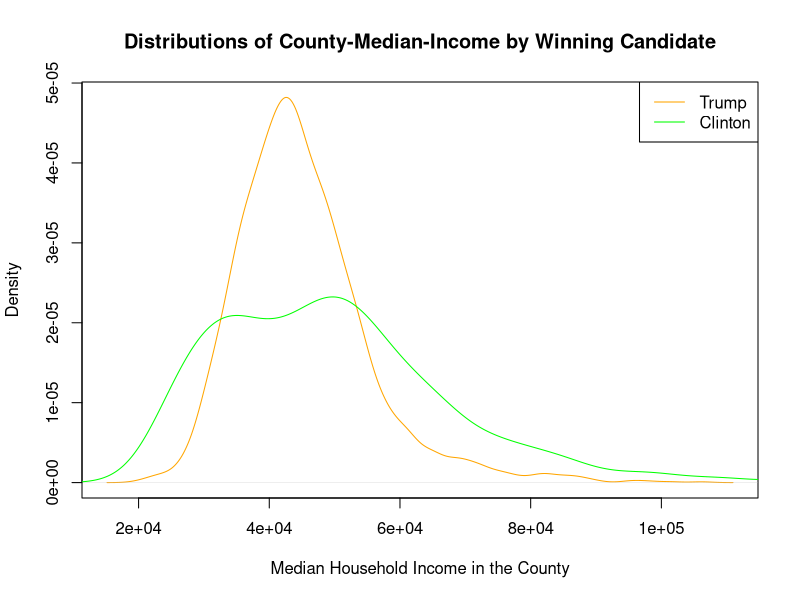

Generate this figure with R: (Note: a time limit stopped this script after it produced the figure.)
## ---- chunk 1
knitr::opts_chunk$set(echo = TRUE, cache=TRUE)
## ---- chunk 2
setwd('/Users/yuki/Desktop/STAT 341/Assignments/A4')
votes <- read.csv("votes.csv")
## ---- chunk 3
votes$winner <- ifelse(votes$votes_gop_2016 > votes$votes_dem_2016, 
                       "Trump", "Clinton")
mean(votes$winner == "Trump")
## ---- chunk 4
Tmi <- votes$INC110213[votes$winner == "Trump"]
Cmi <- votes$INC110213[votes$winner == "Clinton"]
                       
plot(density (Tmi), col = "orange", 
     xlab = "Median Household Income in the County", 
     main = "Distributions of County-Median-Income by Winning Candidate")
lines(density (Cmi), col = "green")
legend("topright", legend = c("Trump", "Clinton"), lty=1, col = c("orange", "green"))
## ---- chunk 5
mad <- function(y){
  return( median(abs(y - median(y))) )
}

bskew <- function(y){
  Q1 <- quantile(y, 0.25)
  Q2 <- quantile(y, 0.50)
  Q3 <- quantile(y, 0.75)
  return( as.numeric((Q3 - 2*Q2 + Q1)/(Q3 - Q1)))
}

median(Tmi)
median(Cmi)

mad(Tmi)
mad(Cmi)

bskew(Tmi)
bskew(Cmi)
## ---- chunk 6
D1 <- function(pop){
  abs(median(pop[[1]]$INC110213)-median(pop[[2]]$INC110213))
}
## ---- chunk 7
pop <- list( pop1 = votes[votes$winner == "Trump", ], 
             pop2 = votes[votes$winner == "Clinton", ] )
D1(pop)
## ---- chunk 8
mixRandomly <- function(pop) {
    pop1 <- pop$pop1
    n_pop1 <- nrow(pop1)

    pop2 <- pop$pop2
    n_pop2 <- nrow(pop2)

    mix <- rbind(pop1, pop2)
    select4pop1 <- sample(1:(n_pop1 + n_pop2), n_pop1, replace = FALSE)

    new_pop1 <- mix[select4pop1, ]
    new_pop2 <- mix[-select4pop1, ]
    list(pop1 = new_pop1, pop2 = new_pop2)
}

set.seed(341)
diffincomes <- sapply(1:10000, FUN = function(...) {
    D1(mixRandomly(pop))
})

hist(diffincomes, breaks = 20, main = "Randomly Mixed Populations", 
     xlim = c(0, 5000), xlab = "Discrepancy D1", col = "lightgrey")
abline(v = D1(pop), col = "red", lwd = 2)
## ---- chunk 9
mean(diffincomes >= D1(pop))
## ---- chunk 10
D2 <- function(pop){
  abs(mad(pop[[1]]$INC110213)/mad(pop[[2]]$INC11021)-1)
}
## ---- chunk 11
D2(pop)
## ---- chunk 12
set.seed(341)
getd2 <- sapply(1:10000, FUN = function(...) {
    D2(mixRandomly(pop))
})

hist(getd2, breaks = 20, main = "Randomly Mixed Populations", 
     xlim = c(0, 0.6), xlab = "Discrepancy D2", col = "lightgrey")
abline(v = D2(pop), col = "red", lwd = 2)
## ---- chunk 13
mean(getd2 >= D2(pop))
## ---- chunk 14
D3 <- function(pop){
  abs(bskew(pop[[1]]$INC110213)-bskew(pop[[2]]$INC110213))
}
## ---- chunk 15
D3(pop)
## ---- chunk 16
set.seed(341)
getd3 <- sapply(1:10000, FUN = function(...) {
    D3(mixRandomly(pop))
})

hist(getd3, breaks = 20, main = "Randomly Mixed Populations", 
     xlim = c(0, 0.3), xlab = "Discrepancy D3", col = "lightgrey")
abline(v = D3(pop), col = "red", lwd = 2)
## ---- chunk 17
mean(getd3 >= D3(pop))
## ---- chunk 18
calculatePVmulti <- function(pop, discrepancies, M_outer, M_inner) {

    ## Local function to calculate the p-values over the discrepancies and
    ## return their minimum

    getPVmin <- function(basePop, discrepancies, M) {
        observedVals <- sapply(discrepancies, FUN = function(discrepancy) {
            discrepancy(basePop)
        })

        K <- length(discrepancies)

        total <- Reduce(function(counts, i) {
            # mixRandomly mixes the two populations randomly, so the new
            # sub-populations are indistinguishable
            NewPop <- mixRandomly(basePop)

            ## calculate the discrepancy and counts
            Map(function(k) {
                Dk <- discrepancies[[k]](NewPop)
                if (Dk >= observedVals[k])
                  counts[k] <<- counts[k] + 1
            }, 1:K)
            counts
        }, 1:M, init = numeric(length = K))

        PVs <- total/M
        min(PVs)
    }

    PVmin <- getPVmin(pop, discrepancies, M_inner)

    total <- Reduce(function(count, m) {
        basePop <- mixRandomly(pop)
        if (getPVmin(basePop, discrepancies, M_inner) <= PVmin)
            count + 1 else count
    }, 1:M_outer, init = 0)

    PVstar <- total/M_outer
    return(PVstar)
}
## ---- chunk 19
discrepancies <- list(D1, D2, D3)
set.seed(341)
M_inner <- 100
M_outer <- 1000
calculatePVmulti(pop, discrepancies, M_outer, M_inner)
## ---- chunk 20
createLogisticPsiFns <- function(x, y) {
  psiFn <- function(theta) {
    alpha = theta[1]
    beta = theta[2]
    firstderivative_alpha <- sum(y) - sum(exp(alpha + beta * x) / (1 + exp(alpha + beta * x)))
    firstderivative_beta <- sum(y*x) - sum(x*exp(alpha + beta * x) / (1 + exp(alpha + beta * x)))
    c(firstderivative_alpha, firstderivative_beta)
  }
  
  psiPrimeFn <- function(theta) {
    alpha = theta[1]
    beta = theta[2]
    psiprime <- matrix(0, nrow = 2, ncol = 2)
    
    psiprime[1,1] <- -sum(exp(alpha + beta* x) / (1+exp(alpha + beta * x))) + 
                     sum(exp(2 * alpha + 2 * beta * x) / (1 + exp(alpha + beta * x))^2)
    
    psiprime[1,2] <- -sum(x * exp(alpha + beta* x) / (1 +exp(alpha + beta * x))) + 
                     sum(exp(2 * alpha + 2 * beta * x) * x / (1 + exp(alpha + beta * x))^2)
    psiprime[2,1] <- psiprime[1,2]
    psiprime[2,2] <- -sum(x^2 * exp(alpha + beta* x) / (1+ exp(alpha + beta * x))) + 
                     sum(exp(2 * alpha + 2 * beta * x)*x^2 / (1 + exp(alpha + beta * x))^2)
    return(psiprime)
  }
  
  list(psiFn = psiFn, psiPrimeFn = psiPrimeFn)
}

## ---- chunk 21
NewtonRaphson <- function(theta, psiFn, psiPrimeFn, dim, testConvergenceFn = testConvergence,
    maxIterations = 100, tolerance = 1e-06, relative = FALSE) {
    if (missing(theta)) {
        ## need to figure out the dimensionality
        if (missing(dim)) {
            dim <- length(psiFn())
        }
        theta <- rep(0, dim)
    }
    converged <- FALSE
    i <- 0
    while (!converged & i <= maxIterations) {
        thetaNew <- theta - solve(psiPrimeFn(theta), psiFn(theta))
        converged <- testConvergenceFn(thetaNew, theta, tolerance = tolerance,
            relative = relative)

        theta <- thetaNew
        i <- i + 1
    }
    ## Return last value and whether converged or not
    list(theta = theta, converged = converged, iteration = i, fnValue = psiFn(theta))
}

testConvergence <- function(thetaNew, thetaOld, tolerance = 1e-10, relative = FALSE) {
    sum(abs(thetaNew - thetaOld)) < if (relative)
        tolerance * sum(abs(thetaOld)) else tolerance
}

## ---- chunk 22
y = (votes$winner == "Trump")*1
x = votes$Obama

psiFns <- createLogisticPsiFns(x,y)
alpha0 <- log(mean(y)/(1-mean(y)))
beta0 <- 0
output <- NewtonRaphson(theta = c(alpha0, beta0), psiFn = psiFns$psiFn, psiPrimeFn = psiFns$psiPrimeFn)
output
## ---- chunk 23
p_hat <- function(x, theta) {
  alpha_hat <- theta[1]
  beta_hat <- theta[2]
  exp(alpha_hat + beta_hat*x) / (1+exp(alpha_hat + beta_hat*x))
}

plot(x, y, main = "Scatter Plot of y vs x with fitted logistic regression line")
lines(sort(x), p_hat(sort(x), output$theta), col = "orange")

## ---- chunk 24
pval <- p_hat(x, output$theta)
c <- 0.5
yh <- (pval >= c)*1
confusion_matrix <- table(y, yh)
confusion_matrix
## ---- chunk 25
TN <- confusion_matrix[1, 1]
TP <- confusion_matrix[2, 2]
FP <- confusion_matrix[1, 2]
FN <- confusion_matrix[2, 1]
accuracy <- (TN + TP)/(TN + FP + FN + TP)
accuracy
## ---- chunk 26
c = seq(from=0, to=1, length.out=500)
TPRvals <- rep(0, length(c))
FPRvals <- rep(0, length(c))

iter = 1
for (i in c){
  yh <- (pval >= i)*1
  TN <- sum((yh == 0) & (y == 0))
  TP <- sum((yh == 1) & (y == 1))
  FP <- sum((yh == 1) & (y == 0))
  FN <- sum((yh == 0) & (y == 1))
  TPRvals[iter] <- TP/(TP+FN)
  FPRvals[iter] <- FP/(FP+TN)
  iter = iter +1
}
plot(FPRvals, TPRvals,main = "Receiver Operator Characteristic",  type = "l", 
     xlab = "FPR", ylab = "TPR")
## ---- chunk 27
AUC <- function(x,y){
  d <- data.frame(x,y)
  d <- d[order(d$x),]
  n <- nrow(d)
  sum(diff(d$x) * (d$y[-n]+d$y[-1]))/2
}

area <- AUC(FPRvals, TPRvals)

plot(FPRvals, TPRvals,main = "Receiver Operator Characteristic",  type = "l", 
     xlab = "FPR", ylab = "TPR", lwd = 3)
polygon(x = c(1, FPRvals, 0), y = c(0, TPRvals, 0), border = NA, col=rgb(0.5, 0.5, 0.5, 0.5))


text(0.6, 0.4, paste("AUC =", round(area, 4)), col = "blue")
abline(0,1,lty=5)
## ---- chunk 28
B = 1000
n <- nrow(votes)
set.seed(341)
Sstar <- sapply(1:B, FUN = function(b) {
    sample(1:n, n, replace = TRUE)
})
## ---- chunk 29
acc_vals <- rep(0, B)

for (b in 1:B){
  index <- Sstar[,b]
  ys <- y[index]
  xs <- x[index]
  
  psiFns <- createLogisticPsiFns(xs,ys)
  alpha0 <- log(mean(y)/(1-mean(y)))
  beta0 <- 0
  outputnew <- NewtonRaphson(theta = c(alpha0, beta0), psiFn = psiFns$psiFn, 
                          psiPrimeFn = psiFns$psiPrimeFn)
  phvals <- p_hat(xs, outputnew$theta)
  c <- 0.5
  yh <- (phvals >= c)*1
  
  confmatrix <- table(ys, yh)
  TN <- confmatrix[1, 1]
  TP <- confmatrix[2, 2]
  FP <- confmatrix[1, 2]
  FN <- confmatrix[2, 1]
  acc_vals[b] <- (TN + TP)/(TN + FP + FN + TP)
}

hist(acc_vals, main = "1000 Accuracy Values of Bootstrap Samples", xlab = "Accuracy")
abline(v=accuracy, col = "red")

## ---- chunk 30
accuracy + qnorm(0.975) * c(-1, 1) * sd(acc_vals)
## ---- chunk 31
c(quantile(acc_vals, 0.025), quantile(acc_vals, 0.975))
## ---- chunk 32
auc_vals <- rep(0, B)

for (b in 1:B){
  index <- Sstar[,b]
  ys <- y[index]
  xs <- x[index]
  
  psiFns <- createLogisticPsiFns(xs,ys)
  alpha0 <- log(mean(y)/(1-mean(y)))
  beta0 <- 0
  outputnew <- NewtonRaphson(theta = c(alpha0, beta0), psiFn = psiFns$psiFn, 
                          psiPrimeFn = psiFns$psiPrimeFn)
  phvals <- p_hat(xs, outputnew$theta)
  
  c <- seq(from=0, to=1, length.out=500)
  TPRnew <- rep(0, length(c))
  FPRnew <- rep(0, length(c))
  
  iterations = 1
  for (inew in c){
    yh <- (phvals >= inew)*1
    TN <- sum((yh == 0) & (ys == 0))
    TP <- sum((yh == 1) & (ys == 1))
    FP <- sum((yh == 1) & (ys == 0))
    FN <- sum((yh == 0) & (ys == 1))
  
    TPRnew[iterations] <- TP/(TP+FN)
    FPRnew[iterations] <- FP/(FP+TN)
    iterations = iterations + 1
  }
  auc_vals[b] <- AUC(FPRnew, TPRnew)
}

hist(auc_vals, main = "1000 AUC Values of Bootstrap Samples", xlab = "AUC")
abline(v=area, col = "red")

## ---- chunk 33
area + qnorm(0.975) * c(-1, 1) * sd(auc_vals)
## ---- chunk 34
c(quantile(auc_vals, 0.025), quantile(auc_vals, 0.975))
## ---- chunk 35
plot(NA, main="Receiver Operator Characteristic", xlab = "FPR", ylab = "TPR",
     xlim = c(0,1), ylim = c(0,1))
for (b in 1:B){
  index <- Sstar[,b]
  ys <- y[index]
  xs <- x[index]
  
  psiFns <- createLogisticPsiFns(xs,ys)
  alpha0 <- log(mean(y)/(1-mean(y)))
  beta0 <- 0
  outputnew <- NewtonRaphson(theta = c(alpha0, beta0), psiFn = psiFns$psiFn, 
                          psiPrimeFn = psiFns$psiPrimeFn)
  phvals <- p_hat(xs, outputnew$theta)
  
  c <- seq(from=0, to=1, length.out=500)
  TPRnew <- rep(0, length(c))
  FPRnew <- rep(0, length(c))
  
  iterations = 1
  for (inew in c){
    yh <- (phvals >= inew)*1
    TN <- sum((yh == 0) & (ys == 0))
    TP <- sum((yh == 1) & (ys == 1))
    FP <- sum((yh == 1) & (ys == 0))
    FN <- sum((yh == 0) & (ys == 1))
  
    TPRnew[iterations] <- TP/(TP+FN)
    FPRnew[iterations] <- FP/(FP+TN)
    iterations = iterations + 1
  }
  lines(FPRnew, TPRnew, col = adjustcolor("grey", 0.3))
}
